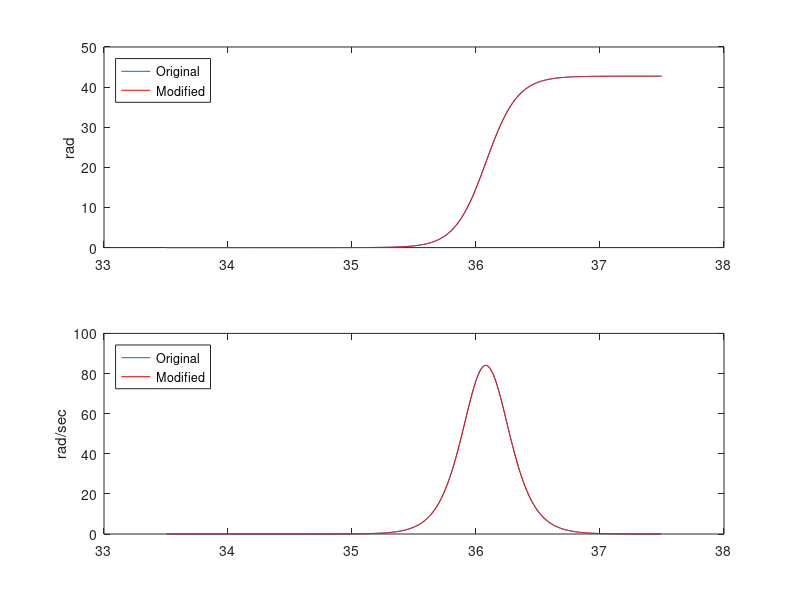

Source code (MATLAB): (Note: this script raises an error after producing the figure.)
% Bad Cast 1: Stopped short, tangled on self
% Bad Cast 2: ditto
% Good Cast:  Made it over bar, suspended at end.
clearvars -except Ts tg
close all
% 1 Arm pos (rad)
% 2 Arm target pos (rad)
% 3 Arm Cmd (amps)
% 4 Spool pos (rad)
% 5 Spool Cmd (amps)
% 6 String Angle (rad)
% 7 String Angle Velo (rad/sec)


% GC = load('ByHandCastAlmost.mat');
GC = load('ByHandCastHit.mat');

sigfunc = @(A, x)(A(1) ./ (1 + exp(-A(2).*(x+A(3))) ) );
% sigfunc = @(A, x)(A(1) ./ (A(2) + exp(-x)) );
A0 = [40,2,-35]; %// Initial values fed into the iterative algorithm
% A_fit = nlinfit(x, y, sigfunc, A0);

% Time Frames
plot_from = [33.5,37.5];
i = find(plot_from(1) < GC.fsTime, 1, 'first');
j = find(plot_from(2) > GC.fsTime, 1, 'last');

A_fit_org = nlinfit(GC.fsTime(i:j), GC.fsData(i:j,4), sigfunc, A0);
% A_fit = A_fit_org.*[1.33,.75,1.04]; % Just kinda thuds
% A_fit = A_fit_org.*[1.33,.6,1.049]; % Wraps self
% A_fit = A_fit_org.*[1.4,.4,1.055];
A_fit = A_fit_org.*[1,1,1.003];

figure
subplot(2,1,1)
plot(GC.fsTime(i:j), sigfunc(A_fit_org,GC.fsTime(i:j)))
hold on
plot(GC.fsTime(i:j), sigfunc(A_fit,GC.fsTime(i:j)),'r')
legend('Original','Modified','Location','Northwest')
ylabel('rad')
subplot(2,1,2)
plot(GC.fsTime(i:j-1), diff(sigfunc(A_fit_org,GC.fsTime(i:j)))./diff(GC.fsTime(i:j)))
hold on
plot(GC.fsTime(i:j-1), diff(sigfunc(A_fit,GC.fsTime(i:j)))./diff(GC.fsTime(i:j)),'r')
legend('Original','Modified','Location','Northwest')
ylabel('rad/sec')



%%%%%%%%%%%%%%%%% Back Calculate Commands sent to the Motors %%%%%%%%%%%%%%
% Motor constants
Kt_old = 13.5;              % oz-in/amp, torque constant
Kt     = Kt_old * .007062;  % N-m/amp, torque constant
Gr     = 13.72;             % Gear Ratio

%%% Spool %%%
psi = sigfunc(A_fit,GC.fsTime(i:j));
dpsi = diff(psi)./diff(GC.fsTime(i:j));
ddpsi = diff(dpsi)./diff(GC.fsTime(i:j-1));

% ud_spool = ((1.172*10^-6)*ddpsi + (2.844*10^-4)*dpsi(1:end-1))/Kt;
ud_spool = ((5*10^-5)*ddpsi + (9*10^-4)*dpsi(1:end-1))/Kt;

%%% Arm %%%
th = smooth(GC.fsData(i:j,1),51,'loess');
dth = diff(th)./diff(GC.fsTime(i:j));
ddth = diff(dth)./diff(GC.fsTime(i:j-1));

ud_arm = ((.0529)*ddth + (0.4328)*dth(1:end-1))/(Kt*Gr);

%%%%%%%%%%%%%%%%%%%% Graph Results %%%%%%%%%%%%%%%%%%%%%%%%%%%%%%%%%%%%%%%%
figure
subplot(2,1,1)
[hAx1, h_l1, h_l2] = plotyy(GC.fsTime(i:j), GC.fsData(i:j,1),...
                           GC.fsTime(i:j), sigfunc(A_fit,GC.fsTime(i:j)));
ylabel(hAx1(1), 'Arm (rad)')
ylabel(hAx1(2), 'Spool (rad)')
title('Trajectory')

subplot(2,1,2)
[hAx2, h_l3, h_l4] = plotyy(GC.fsTime(i:j-2),ud_arm,...
                           GC.fsTime(i:j-2),ud_spool);
xlabel('sec')
ylabel(hAx2(1), 'Arm (amps)')
ylabel(hAx2(2), 'Spool (amps)')
title('Command')
clear hAx1 hAx2 h_l1 h_l2 h_l3 h_l4

%%%%%%%%%%%%%%%%%%%% Graph Comparison %%%%%%%%%%%%%%%%%%%%%%%%%%%%%%%%%%%%%
A1 = A_fit_org.*[1.33,.75,1.04]; % Just kinda thuds
A2 = A_fit_org.*[1.4,.55,1.044];

figure
subplot(2,1,1)
title('Comparison')
plot(GC.fsTime(i:j), sigfunc(A_fit_org,GC.fsTime(i:j)))
hold on
plot(GC.fsTime(i:j), sigfunc(A_fit,GC.fsTime(i:j)),'r')
plot(GC.fsTime(i:j), sigfunc(A1,GC.fsTime(i:j)),'k')
plot(GC.fsTime(i:j), sigfunc(A2,GC.fsTime(i:j)),'g')
legend('Original','New','Highest','Low','Location','Northwest')
ylabel('rad')
subplot(2,1,2)
plot(GC.fsTime(i:j-1), diff(sigfunc(A_fit_org,GC.fsTime(i:j)))./diff(GC.fsTime(i:j)))
hold on
plot(GC.fsTime(i:j-1), diff(sigfunc(A_fit,GC.fsTime(i:j)))./diff(GC.fsTime(i:j)),'r')
plot(GC.fsTime(i:j-1), diff(sigfunc(A1,GC.fsTime(i:j)))./diff(GC.fsTime(i:j)),'k')
plot(GC.fsTime(i:j-1), diff(sigfunc(A2,GC.fsTime(i:j)))./diff(GC.fsTime(i:j)),'g')
legend('Original','New','Highest','Low','Location','Northwest')
ylabel('rad/sec')
%%%%%%%%%%%%%%%%%%%% Export Data %%%%%%%%%%%%%%%%%%%%%%%%%%%%%%%%%%%%%%%%%%
Time = GC.fsTime(i:j-2)-GC.fsTime(i);
xd_arm = GC.fsData(i:j-2,1);
xd_spool = sigfunc(A_fit,GC.fsTime(i:j-2));
save CastingTrajectory.mat Time xd_arm ud_arm xd_spool ud_spool;

